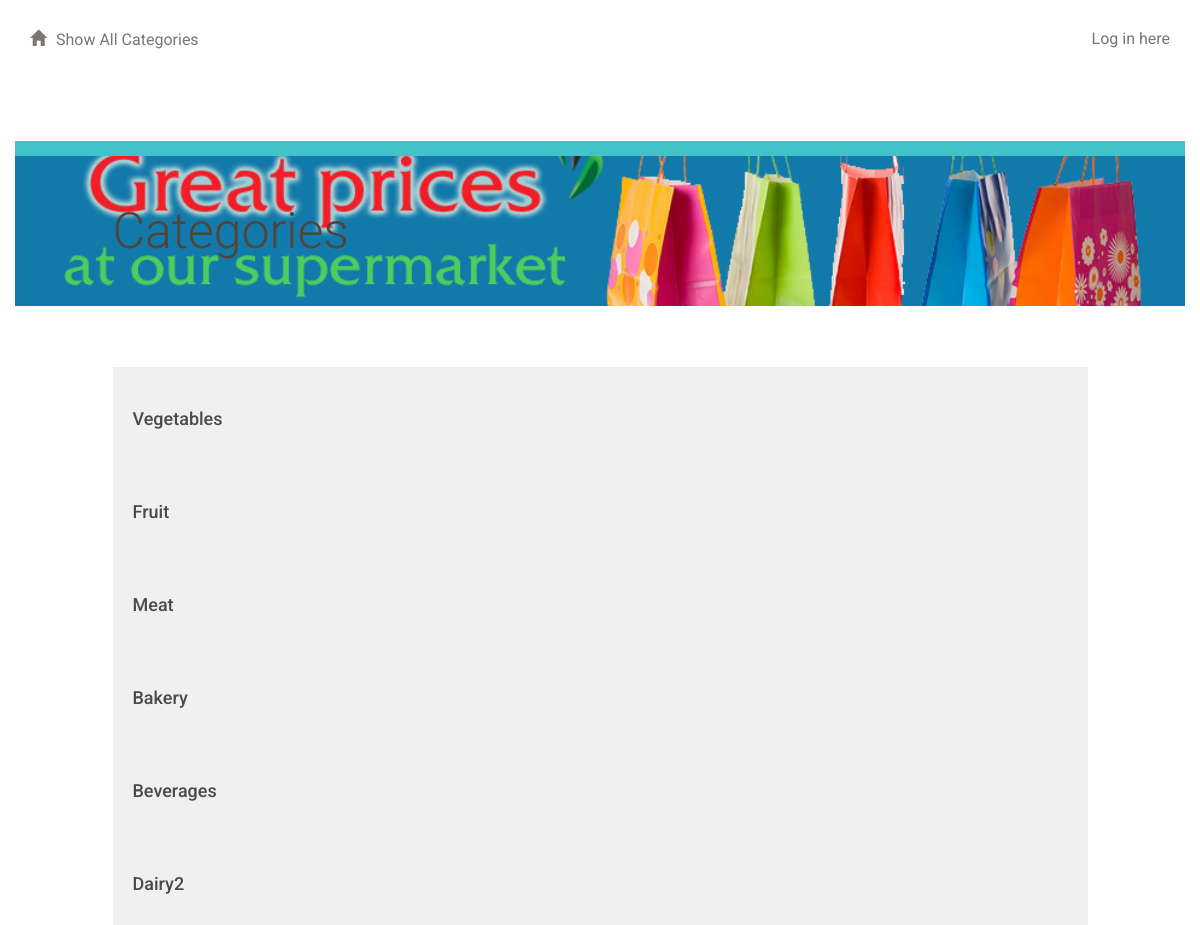
Page /category/ on the earlier database version.
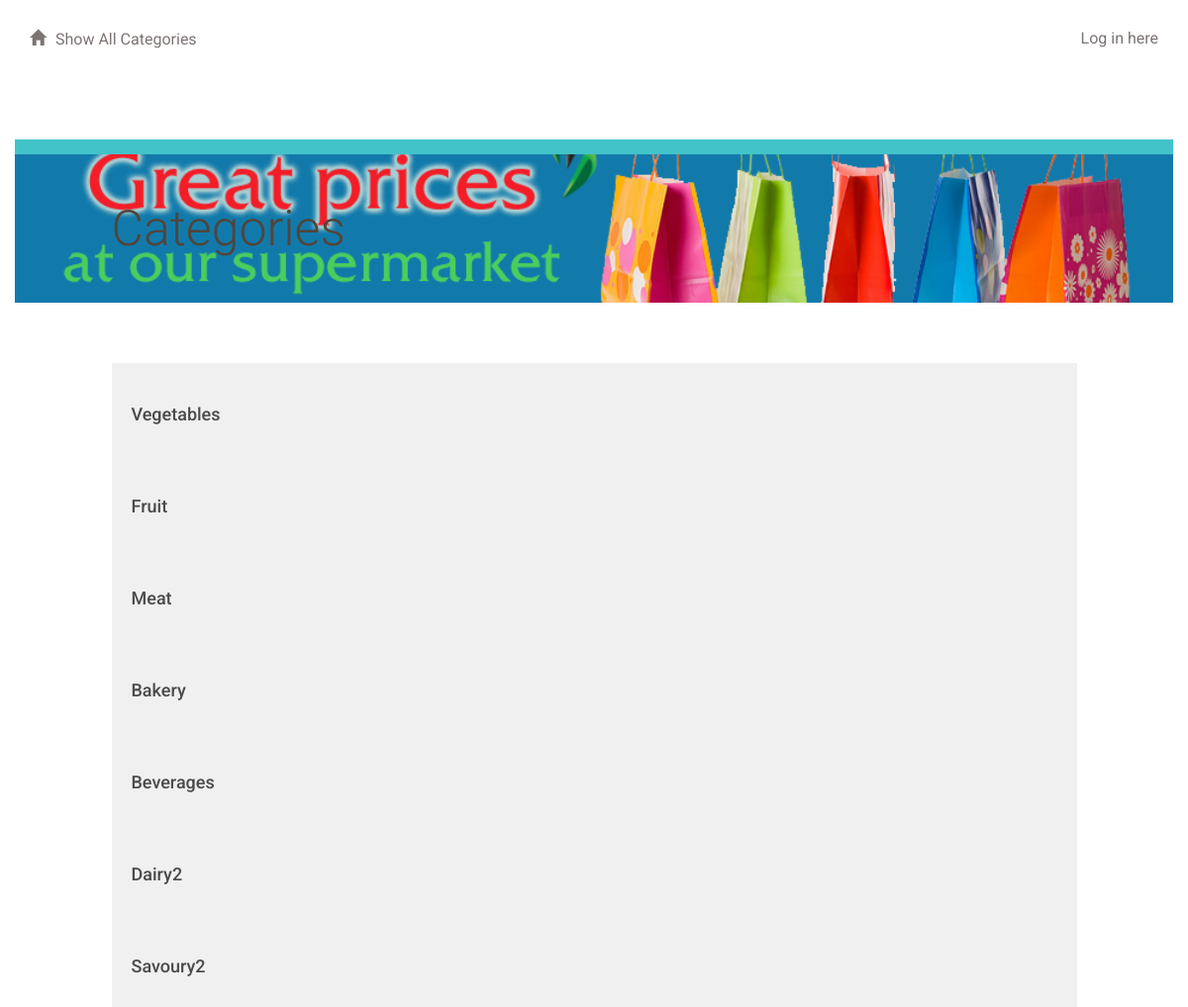
Same page on the later database version.
### catalog_database_setup.py (models this page shows, shortened)
class Category(Base):
    __tablename__ = 'category'
    id = Column(Integer, primary_key=True)
    name = Column(String(250), nullable=False)
    user_id = Column(Integer,ForeignKey('user.id'))
    user = relationship(User)

### application.py (the view)
@app.route('/')
@app.route('/category/')
def showCategories():
  categories = session.query(Category).order_by(asc(Category.id))
  if 'username' not in login_session:
    return render_template('publiccategories.html', categories = categories, login_session = login_session)
  else:
    return render_template('categories.html', categories = categories, login_session = login_session)

### templates/publiccategories.html (shortened to what this page needs)
{% extends "main.html" %}
{% block content %}
{% include "header.html" %}
	<div class="row top-menu">
		<div class="col-md-10"></div>
		<div class="col-md-2 text-right">
		</div>
	</div>
	<div class="row divider blue">
		<div class="col-md-12"></div>
	</div>
	<div class="row banner main">
		<div class="col-md-1"></div>
		<div class="col-md-11 padding-none">
			<h1>Categories</h1>
		</div>
	</div>
	<div class="row padding-top padding-bottom">
		<div class="col-md-1"></div>
		<div class="col-md-10 padding-none">
		</div>
		<div class="col-md-1"></div>
	</div>
	{% for category in categories %}
		<a href = "{{url_for('showGrocery', category_id = category.id)}}">
			<div class="row">
				<div class="col-md-1"></div>
					<div class="col-md-10 category-list">
						<h3>{{category.name}}</h3>
					</div>
				<div class="col-md-1"></div>
			</div>
		</a>
	{% endfor %}
{% endblock %}

### templates/main.html (shortened to what this page needs)
<!DOCTYPE html>
<html lang="en">
	<head>
		<link rel="stylesheet" href="//netdna.bootstrapcdn.com/bootstrap/3.1.1/css/bootstrap.min.css">
		<link rel=stylesheet type=text/css href="{{ url_for('static', filename='styles.css') }}">
	</head>
	<body>
		<div class="container">
			{% block content %}
			{% endblock %}
		</div>
	</body>
</html>

### templates/header.html
<div class="row top-menu">
	<div class="col-md-6">
		<a href="{{url_for('showCategories')}}">
			<span class="glyphicon glyphicon-home" aria-hidden="true"></span>Show All Categories
		</a>
	</div>
	<div class="col-md-6 text-right">
					<p>{% if not login_session['username'] %}
						<a href="{{url_for('showLogin')}}">Log in here</a>
						{% else %}
						<a href="{{url_for('gdisconnect')}}">Log out here</a>
						{% endif %}
					</p>
	</div>
</div>

### static/styles.css (style rules this page uses)
* { font-family: "Helvetica Neue Bold", Roboto, Helvetica, Arial, sans-serif; font-weight: 700; }
h1 { font-family: "Helvetica Neue Light", Roboto, Helvetica, Arial, sans-serif; font-size: 50px; color: #51453B; line-height: 60px; font-weight: 300; }
h3 { font-size: 18px; color: #4A4A4A; line-height: 23px; }
p { font-family: "Helvetica Neue", Roboto, Helvetica, Arial, sans-serif; font-size: 16px; color: #7B7573; line-height: 24px; font-weight: 400; }
a { font-size: 14px; color: #0093B9; line-height: 17px; }
.padding-top { padding-top: 30px; }
.padding-bottom { padding-bottom: 30px; }
.padding-none { padding: 0; }
.glyphicon { margin-right: 10px; }
.top-menu { padding-top: 30px; padding-bottom: 30px; }
.top-menu p { margin-bottom: 0; line-height: 16px; }
.top-menu a { margin-bottom: 0; line-height: 16px; font-size: 16px; color: #7B7573; font-weight: 400; }
.divider { height: 15px; }
.divider.blue { background-color: #42C3C9; }
.banner.main { height: 150px; background: url("/static/top-banner.png"); background-position: right; background-repeat: no-repeat; background-size: cover; }
.banner h1 { margin: 45px 0; }
.category-list { background-color: #F0F0F0; padding: 20px; u }

Differences in the rows shown:
added Category: name "Savoury2"
